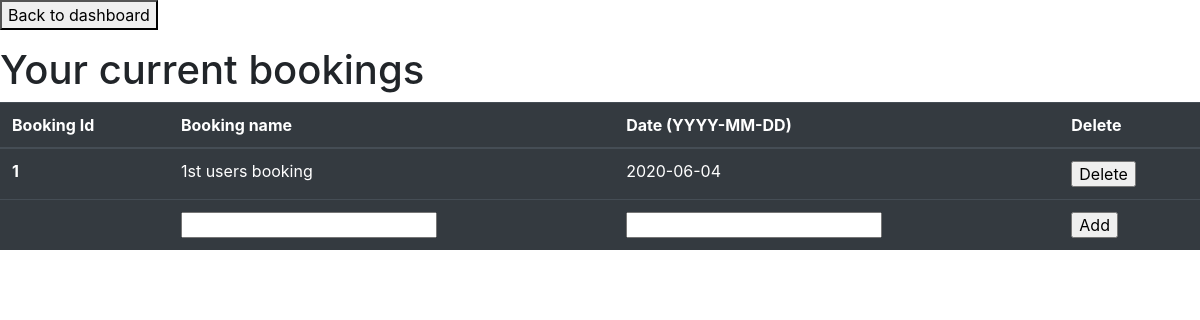
The page /bookings (signed in) on the database its author committed.
### loginnew.py (models this page shows, shortened)
class Booking(db.Model):
    bookingId = db.Column(db.Integer, primary_key=True)
    bookingUserId = db.Column(db.Integer)
    bookingName = db.Column(db.String(100))
    bookingDate =db.Column(db.String(10))

### loginnew.py (the view, shortened to what this page needs)
@app.route('/bookings', methods=["GET", "POST"])
@login_required
def home_bookings():
    bookings = None
    id = current_user.id
    booking_role = current_user.role
    if booking_role == "admin":
        bookings = Booking.query.all()
        return render_template("bookings_admin.html", bookings=bookings)
    else:
        search = id
        bookingUserId = request.form.get("bookingUserId")
        bookings = Booking.query.filter(Booking.bookingUserId.like(search)).all()
        return render_template("bookings_user.html", bookings=bookings)

### loginnew.py (called while the page is built)
@login_manager.user_loader
def load_user(user_id):
    return User.query.get(int(user_id))

### templates/bookings_user.html (shortened to what this page needs)
<html>
  <head><link rel="stylesheet" href="https://stackpath.bootstrapcdn.com/bootstrap/4.5.0/css/bootstrap.min.css"></head>
  <body>
    <form>
      <button type="submit" formaction="/dashboard">Back to dashboard</button>
   </form>
   <h1>Your current bookings</h1>
    <table class="table table-dark">
      <thead>
        <tr>
          <th scope="col">Booking Id</th>
          <th scope="col">Booking name</th>
          <th scope="col">Date (YYYY-MM-DD)</th>
          <th scope="col">Delete</th>
        </tr>
      </thead>
      <tbody>
        {% if bookings %}
          {% for booking in bookings %}
            <tr>
              <th scope="row">{{booking.bookingId}}</th>
              <td>{{booking.bookingName}}</td>
              <td>{{booking.bookingDate}}</td>
              <td>
                <form method="POST" action="./bookings/delete" style="display: inline">
                  <input type="submit" value="Delete">
                </form>
              </td>
            </tr>
          {% endfor %}
        {% endif %}
        <tr>
            <form method="POST" action="/bookings">
              <th scope="row"></th>
              <td><input type="text" name="bookingName"></td>
              <td><input type="text" name="bookingDate"></td>
              <td><input type="submit" value="Add"></td>
            </form>
        </tr>
      </tbody>
    </table>
  </body>
</html>

### rows shown on the page
Booking: bookingId "1", bookingName "1st users booking", bookingDate "2020-06-04"
